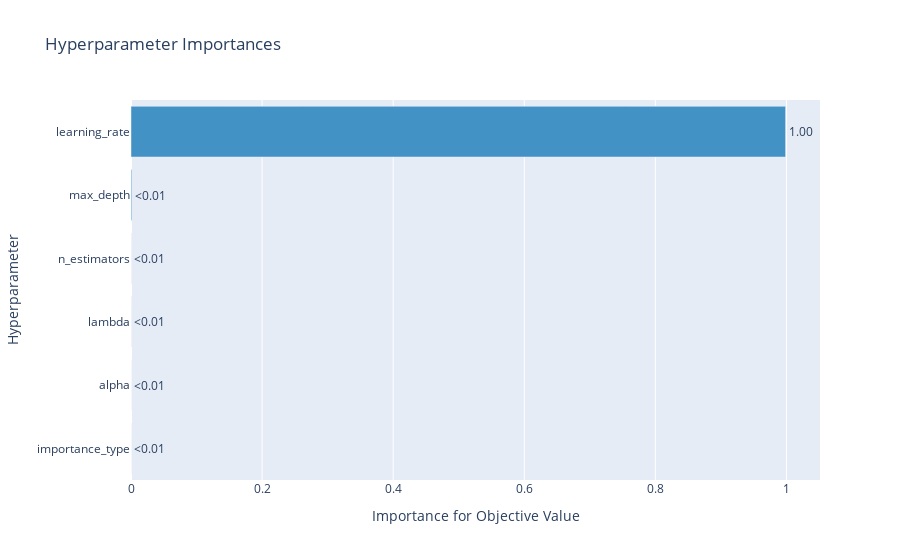

Write notebook code for a chart like this one.
### Code cell
optuna.visualization.plot_param_importances(study)

### Figure 1 — Plotly figure (JSON) as saved in the notebook; plotly's stock layout.template omitted (floating-point values rounded to 4 significant figures)
{"data": [{"cliponaxis": false, "hovertemplate": ["importance_type (CategoricalDistribution): 6.026928335717995e-08<extra></extra>", "alpha (FloatDistribution): 4.0645425666114614e-07<extra></extra>", "lambda (FloatDistribution): 9.045545703294028e-05<extra></extra>", "n_estimators (IntDistribution): 9.363434204119226e-05<extra></extra>", "max_depth (IntDistribution): 0.0011763868582188581<extra></extra>", "learning_rate (FloatDistribution): 0.998639056619167<extra></extra>"], "marker": {"color": "rgb(66,146,198)"}, "orientation": "h", "text": ["<0.01", "<0.01", "<0.01", "<0.01", "<0.01", "1.00"], "textposition": "outside", "type": "bar", "x": [6.027e-08, 4.065e-07, 9.046e-05, 9.363e-05, 0.001176, 0.9986], "y": ["importance_type", "alpha", "lambda", "n_estimators", "max_depth", "learning_rate"]}], "layout": {"showlegend": false, "title": {"text": "Hyperparameter Importances"}, "xaxis": {"title": {"text": "Importance for Objective Value"}}, "yaxis": {"title": {"text": "Hyperparameter"}}}}
